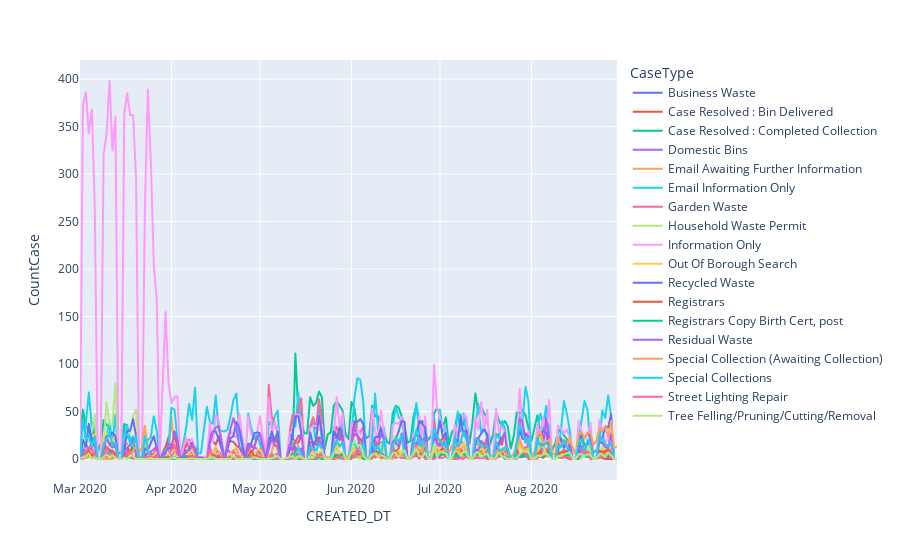

Notebook code for this chart:
### Markdown cell above
The chart below shows the case types being reported by day from 1st March 2020 to 31st August 2020.

### Code cell
# Year A
fig3 = px.line(cases_a, x='CREATED_DT', y='CountCase', color='CaseType')
fig3.update_layout(title='Case Types Submitted - 2020',
                   xaxis_title='March 1 2020 to 29 August 2020',
                   yaxis_title='No. Cases Submitted')
fig3.show()

### Figure 1 — Plotly figure (JSON) as saved in the notebook; plotly's stock layout.template omitted (floating-point values rounded to 4 significant figures; data arrays with more than 128 entries replaced by an {"elided": "..."} marker saying what was removed)
{"data": [{"hovertemplate": "CaseType=Business Waste <br>CREATED_DT=%{x}<br>CountCase=%{y}<extra></extra>", "legendgroup": "Business Waste ", "line": {"color": "#636efa", "dash": "solid"}, "mode": "lines", "name": "Business Waste ", "showlegend": true, "type": "scattergl", "x": {"elided": "177 str values"}, "xaxis": "x", "y": {"elided": "177 int values"}, "yaxis": "y"}, {"hovertemplate": "CaseType=Case Resolved : Bin Delivered<br>CREATED_DT=%{x}<br>CountCase=%{y}<extra></extra>", "legendgroup": "Case Resolved : Bin Delivered", "line": {"color": "#EF553B", "dash": "solid"}, "mode": "lines", "name": "Case Resolved : Bin Delivered", "showlegend": true, "type": "scattergl", "x": {"elided": "177 str values"}, "xaxis": "x", "y": {"elided": "177 int values"}, "yaxis": "y"}, {"hovertemplate": "CaseType=Case Resolved : Completed Collection <br>CREATED_DT=%{x}<br>CountCase=%{y}<extra></extra>", "legendgroup": "Case Resolved : Completed Collection ", "line": {"color": "#00cc96", "dash": "solid"}, "mode": "lines", "name": "Case Resolved : Completed Collection ", "showlegend": true, "type": "scattergl", "x": {"elided": "177 str values"}, "xaxis": "x", "y": {"elided": "177 int values"}, "yaxis": "y"}, {"hovertemplate": "CaseType=Domestic Bins <br>CREATED_DT=%{x}<br>CountCase=%{y}<extra></extra>", "legendgroup": "Domestic Bins ", "line": {"color": "#ab63fa", "dash": "solid"}, "mode": "lines", "name": "Domestic Bins ", "showlegend": true, "type": "scattergl", "x": {"elided": "177 str values"}, "xaxis": "x", "y": {"elided": "177 int values"}, "yaxis": "y"}, {"hovertemplate": "CaseType=Email Awaiting Further Information<br>CREATED_DT=%{x}<br>CountCase=%{y}<extra></extra>", "legendgroup": "Email Awaiting Further Information", "line": {"color": "#FFA15A", "dash": "solid"}, "mode": "lines", "name": "Email Awaiting Further Information", "showlegend": true, "type": "scattergl", "x": {"elided": "177 str values"}, "xaxis": "x", "y": {"elided": "177 int values"}, "yaxis": "y"}, {"hovertemplate": "CaseType=Email Information Only<br>CREATED_DT=%{x}<br>CountCase=%{y}<extra></extra>", "legendgroup": "Email Information Only", "line": {"color": "#19d3f3", "dash": "solid"}, "mode": "lines", "name": "Email Information Only", "showlegend": true, "type": "scattergl", "x": {"elided": "177 str values"}, "xaxis": "x", "y": {"elided": "177 int values"}, "yaxis": "y"}, {"hovertemplate": "CaseType=Garden Waste <br>CREATED_DT=%{x}<br>CountCase=%{y}<extra></extra>", "legendgroup": "Garden Waste ", "line": {"color": "#FF6692", "dash": "solid"}, "mode": "lines", "name": "Garden Waste ", "showlegend": true, "type": "scattergl", "x": {"elided": "177 str values"}, "xaxis": "x", "y": {"elided": "177 int values"}, "yaxis": "y"}, {"hovertemplate": "CaseType=Household Waste Permit <br>CREATED_DT=%{x}<br>CountCase=%{y}<extra></extra>", "legendgroup": "Household Waste Permit ", "line": {"color": "#B6E880", "dash": "solid"}, "mode": "lines", "name": "Household Waste Permit ", "showlegend": true, "type": "scattergl", "x": {"elided": "177 str values"}, "xaxis": "x", "y": {"elided": "177 int values"}, "yaxis": "y"}, {"hovertemplate": "CaseType=Information Only<br>CREATED_DT=%{x}<br>CountCase=%{y}<extra></extra>", "legendgroup": "Information Only", "line": {"color": "#FF97FF", "dash": "solid"}, "mode": "lines", "name": "Information Only", "showlegend": true, "type": "scattergl", "x": {"elided": "177 str values"}, "xaxis": "x", "y": {"elided": "177 int values"}, "yaxis": "y"}, {"hovertemplate": "CaseType=Out Of Borough Search<br>CREATED_DT=%{x}<br>CountCase=%{y}<extra></extra>", "legendgroup": "Out Of Borough Search", "line": {"color": "#FECB52", "dash": "solid"}, "mode": "lines", "name": "Out Of Borough Search", "showlegend": true, "type": "scattergl", "x": {"elided": "177 str values"}, "xaxis": "x", "y": {"elided": "177 int values"}, "yaxis": "y"}, {"hovertemplate": "CaseType=Recycled Waste <br>CREATED_DT=%{x}<br>CountCase=%{y}<extra></extra>", "legendgroup": "Recycled Waste ", "line": {"color": "#636efa", "dash": "solid"}, "mode": "lines", "name": "Recycled Waste ", "showlegend": true, "type": "scattergl", "x": {"elided": "177 str values"}, "xaxis": "x", "y": {"elided": "177 int values"}, "yaxis": "y"}, {"hovertemplate": "CaseType=Registrars <br>CREATED_DT=%{x}<br>CountCase=%{y}<extra></extra>", "legendgroup": "Registrars ", "line": {"color": "#EF553B", "dash": "solid"}, "mode": "lines", "name": "Registrars ", "showlegend": true, "type": "scattergl", "x": {"elided": "177 str values"}, "xaxis": "x", "y": {"elided": "177 int values"}, "yaxis": "y"}, {"hovertemplate": "CaseType=Registrars Copy Birth Cert, post <br>CREATED_DT=%{x}<br>CountCase=%{y}<extra></extra>", "legendgroup": "Registrars Copy Birth Cert, post ", "line": {"color": "#00cc96", "dash": "solid"}, "mode": "lines", "name": "Registrars Copy Birth Cert, post ", "showlegend": true, "type": "scattergl", "x": {"elided": "177 str values"}, "xaxis": "x", "y": {"elided": "177 int values"}, "yaxis": "y"}, {"hovertemplate": "CaseType=Residual Waste <br>CREATED_DT=%{x}<br>CountCase=%{y}<extra></extra>", "legendgroup": "Residual Waste ", "line": {"color": "#ab63fa", "dash": "solid"}, "mode": "lines", "name": "Residual Waste ", "showlegend": true, "type": "scattergl", "x": {"elided": "177 str values"}, "xaxis": "x", "y": {"elided": "177 int values"}, "yaxis": "y"}, {"hovertemplate": "CaseType=Special Collection (Awaiting Collection)<br>CREATED_DT=%{x}<br>CountCase=%{y}<extra></extra>", "legendgroup": "Special Collection (Awaiting Collection)", "line": {"color": "#FFA15A", "dash": "solid"}, "mode": "lines", "name": "Special Collection (Awaiting Collection)", "showlegend": true, "type": "scattergl", "x": {"elided": "177 str values"}, "xaxis": "x", "y": {"elided": "177 int values"}, "yaxis": "y"}, {"hovertemplate": "CaseType=Special Collections <br>CREATED_DT=%{x}<br>CountCase=%{y}<extra></extra>", "legendgroup": "Special Collections ", "line": {"color": "#19d3f3", "dash": "solid"}, "mode": "lines", "name": "Special Collections ", "showlegend": true, "type": "scattergl", "x": {"elided": "177 str values"}, "xaxis": "x", "y": {"elided": "177 int values"}, "yaxis": "y"}, {"hovertemplate": "CaseType=Street Lighting Repair<br>CREATED_DT=%{x}<br>CountCase=%{y}<extra></extra>", "legendgroup": "Street Lighting Repair", "line": {"color": "#FF6692", "dash": "solid"}, "mode": "lines", "name": "Street Lighting Repair", "showlegend": true, "type": "scattergl", "x": {"elided": "177 str values"}, "xaxis": "x", "y": {"elided": "177 int values"}, "yaxis": "y"}, {"hovertemplate": "CaseType=Tree Felling/Pruning/Cutting/Removal<br>CREATED_DT=%{x}<br>CountCase=%{y}<extra></extra>", "legendgroup": "Tree Felling/Pruning/Cutting/Removal", "line": {"color": "#B6E880", "dash": "solid"}, "mode": "lines", "name": "Tree Felling/Pruning/Cutting/Removal", "showlegend": true, "type": "scattergl", "x": {"elided": "177 str values"}, "xaxis": "x", "y": {"elided": "177 int values"}, "yaxis": "y"}], "layout": {"legend": {"title": {"text": "CaseType"}, "tracegroupgap": 0}, "margin": {"t": 60}, "xaxis": {"anchor": "y", "domain": [0.0, 1.0], "title": {"text": "CREATED_DT"}}, "yaxis": {"anchor": "x", "domain": [0.0, 1.0], "title": {"text": "CountCase"}}}}
